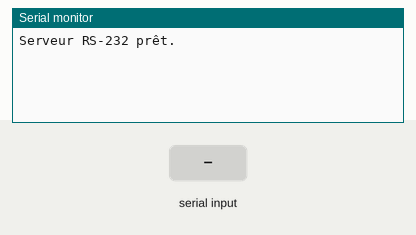
The sketch below on a simulated Arduino Uno, built with avr-gcc and run on an emulated ATmega328P. Parts: the last lines printed to the serial monitor. Inputs (shaded band) come from the test bench.

Above: at 1.2 s.
1.3 s: "1" received over the second serial link
At 3.1 s:
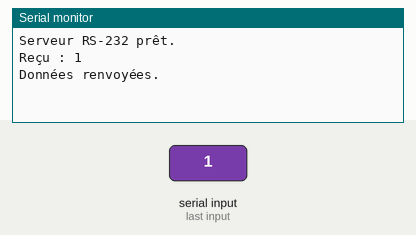
3.8 s: "0" received over the second serial link
At 5.2 s:
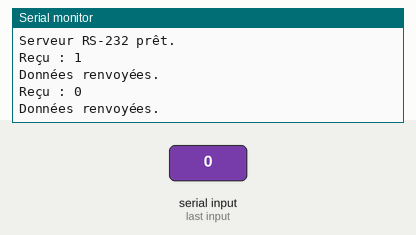
5.3 s: "2" received over the second serial link
At 7.3 s:
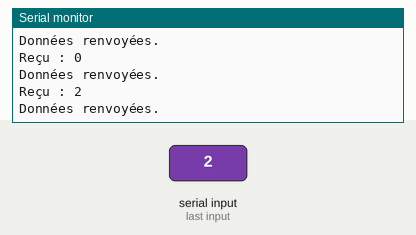

Measured:
- after the input at 1.3 s, the serial monitor: prints a new line after 1.0 s (image 1)
- after the input at 3.8 s, the serial monitor: prints a new line after 1.0 s (image 2)
- after the input at 5.3 s, the serial monitor: prints a new line after 1.0 s (image 3)

The sketch:

Serveur.ino
```cpp
#include <SoftwareSerial.h>

// Configuration des broches pour le module RS-232
#define RX_PIN 2 // Réception
#define TX_PIN 3 // Transmission

// Initialisation de SoftwareSerial pour le RS-232
SoftwareSerial rs232Serial(RX_PIN, TX_PIN);

void setup() {
  // Initialisation des communications série
  Serial.begin(9600);         // Moniteur série pour debug
  rs232Serial.begin(9600);    // Communication RS-232

  Serial.println("Serveur RS-232 prêt.");
}

void loop() {
  // Vérifie si des données arrivent depuis le RS-232
  if (rs232Serial.available()) {
    String receivedData = rs232Serial.readString(); // Lire les données reçues
    Serial.print("Reçu : "); // Afficher sur le moniteur série pour debug
    Serial.println(receivedData);

    // Renvoie les données telles quelles (écho)
    rs232Serial.print(receivedData);
    Serial.println("Données renvoyées.");
  }
}
```
